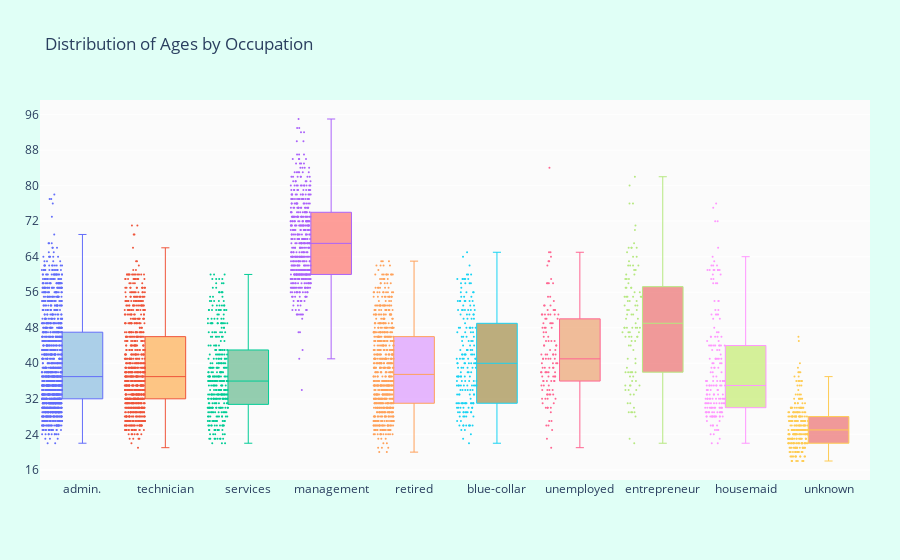

The notebook cell this image was saved under:
### Code cell
# Now let's see which occupation tended to have more balance in their accounts

suscribed_df = df.loc[df["deposit"] == "yes"]

occupations = df["job"].unique().tolist()

# Get the balances by jobs
management = suscribed_df["age"].loc[suscribed_df["job"] == "management"].values
technician = suscribed_df["age"].loc[suscribed_df["job"] == "technician"].values
services = suscribed_df["age"].loc[suscribed_df["job"] == "services"].values
retired = suscribed_df["age"].loc[suscribed_df["job"] == "retired"].values
blue_collar = suscribed_df["age"].loc[suscribed_df["job"] == "blue-collar"].values
unemployed = suscribed_df["age"].loc[suscribed_df["job"] == "unemployed"].values
entrepreneur = suscribed_df["age"].loc[suscribed_df["job"] == "entrepreneur"].values
housemaid = suscribed_df["age"].loc[suscribed_df["job"] == "housemaid"].values
self_employed = suscribed_df["age"].loc[suscribed_df["job"] == "self-employed"].values
student = suscribed_df["age"].loc[suscribed_df["job"] == "student"].values


ages = [management, technician, services, retired, blue_collar, unemployed, 
         entrepreneur, housemaid, self_employed, student]

colors = ['rgba(93, 164, 214, 0.5)', 'rgba(255, 144, 14, 0.5)',
          'rgba(44, 160, 101, 0.5)', 'rgba(255, 65, 54, 0.5)', 
          'rgba(207, 114, 255, 0.5)', 'rgba(127, 96, 0, 0.5)',
         'rgba(229, 126, 56, 0.5)', 'rgba(229, 56, 56, 0.5)',
         'rgba(174, 229, 56, 0.5)', 'rgba(229, 56, 56, 0.5)']

traces = []

for xd, yd, cls in zip(occupations, ages, colors):
        traces.append(go.Box(
            y=yd,
            name=xd,
            boxpoints='all',
            jitter=0.5,
            whiskerwidth=0.2,
            fillcolor=cls,
            marker=dict(
                size=2,
            ),
            line=dict(width=1),
        ))

layout = go.Layout(
    title='Distribution of Ages by Occupation',
    yaxis=dict(
        autorange=True,
        showgrid=True,
        zeroline=True,
        dtick=8,
        gridcolor='rgb(255, 255, 255)',
        gridwidth=1,
        zerolinecolor='rgb(255, 255, 255)',
        zerolinewidth=2,
    ),
    margin=dict(
        l=40,
        r=30,
        b=80,
        t=100,
    ),
    paper_bgcolor='rgb(224,255,246)',
    plot_bgcolor='rgb(251,251,251)',
    showlegend=False
)

fig = go.Figure(data=traces, layout=layout)
fig.show()

### Figure 1 — Plotly figure (JSON) as saved in the notebook; plotly's stock layout.template omitted (floating-point values rounded to 4 significant figures; data arrays with more than 128 entries replaced by an {"elided": "..."} marker saying what was removed)
{"data": [{"boxpoints": "all", "fillcolor": "rgba(93, 164, 214, 0.5)", "jitter": 0.5, "line": {"width": 1}, "marker": {"size": 2}, "name": "admin.", "type": "box", "whiskerwidth": 0.2, "y": {"elided": "1301 int values"}}, {"boxpoints": "all", "fillcolor": "rgba(255, 144, 14, 0.5)", "jitter": 0.5, "line": {"width": 1}, "marker": {"size": 2}, "name": "technician", "type": "box", "whiskerwidth": 0.2, "y": {"elided": "840 int values"}}, {"boxpoints": "all", "fillcolor": "rgba(44, 160, 101, 0.5)", "jitter": 0.5, "line": {"width": 1}, "marker": {"size": 2}, "name": "services", "type": "box", "whiskerwidth": 0.2, "y": {"elided": "369 int values"}}, {"boxpoints": "all", "fillcolor": "rgba(255, 65, 54, 0.5)", "jitter": 0.5, "line": {"width": 1}, "marker": {"size": 2}, "name": "management", "type": "box", "whiskerwidth": 0.2, "y": {"elided": "516 int values"}}, {"boxpoints": "all", "fillcolor": "rgba(207, 114, 255, 0.5)", "jitter": 0.5, "line": {"width": 1}, "marker": {"size": 2}, "name": "retired", "type": "box", "whiskerwidth": 0.2, "y": {"elided": "708 int values"}}, {"boxpoints": "all", "fillcolor": "rgba(127, 96, 0, 0.5)", "jitter": 0.5, "line": {"width": 1}, "marker": {"size": 2}, "name": "blue-collar", "type": "box", "whiskerwidth": 0.2, "y": {"elided": "202 int values"}}, {"boxpoints": "all", "fillcolor": "rgba(229, 126, 56, 0.5)", "jitter": 0.5, "line": {"width": 1}, "marker": {"size": 2}, "name": "unemployed", "type": "box", "whiskerwidth": 0.2, "y": [23, 45, 30, 51, 53, 43, 47, 58, 42, 42, 36, 41, 40, 36, 33, 52, 33, 45, 35, 34, 30, 51, 46, 27, 40, 43, 35, 50, 38, 41, 38, 49, 50, 42, 48, 44, 46, 51, 27, 31, 45, 37, 39, 51, 30, 45, 38, 52, 41, 33, 30, 26, 26, 48, 34, 47, 51, 32, 36, 54, 52, 32, 51, 49, 35, 34, 34, 58, 39, 39, 37, 38, 37, 55, 38, 36, 52, 37, 42, 41, 44, 55, 39, 25, 53, 84, 51, 64, 53, 33, 65, 32, 63, 21, 38, 65, 33, 40, 40, 63, 44, 38, 49, 36, 42, 36, 32, 48, 41, 58, 59, 31, 49, 42, 39, 29, 50, 41, 62, 44, 37, 58, 48]}, {"boxpoints": "all", "fillcolor": "rgba(229, 56, 56, 0.5)", "jitter": 0.5, "line": {"width": 1}, "marker": {"size": 2}, "name": "entrepreneur", "type": "box", "whiskerwidth": 0.2, "y": [52, 53, 56, 41, 57, 47, 55, 35, 52, 46, 55, 39, 48, 53, 46, 44, 59, 55, 51, 59, 57, 34, 33, 34, 59, 48, 62, 65, 33, 41, 62, 76, 51, 23, 38, 47, 43, 35, 36, 38, 35, 58, 49, 70, 34, 45, 48, 63, 50, 52, 66, 76, 53, 38, 57, 71, 46, 66, 38, 64, 29, 80, 48, 38, 56, 55, 29, 46, 48, 66, 55, 82, 48, 48, 29, 67, 61, 61, 31, 47, 66, 45, 54, 55, 55, 60, 28, 62, 47, 31, 50, 40, 54, 54, 46, 29, 64, 30, 62, 36, 37, 60, 57, 37, 51, 44, 22, 35, 38]}, {"boxpoints": "all", "fillcolor": "rgba(174, 229, 56, 0.5)", "jitter": 0.5, "line": {"width": 1}, "marker": {"size": 2}, "name": "housemaid", "type": "box", "whiskerwidth": 0.2, "y": {"elided": "187 int values"}}, {"boxpoints": "all", "fillcolor": "rgba(229, 56, 56, 0.5)", "jitter": 0.5, "line": {"width": 1}, "marker": {"size": 2}, "name": "unknown", "type": "box", "whiskerwidth": 0.2, "y": {"elided": "269 int values"}}], "layout": {"margin": {"b": 80, "l": 40, "r": 30, "t": 100}, "paper_bgcolor": "rgb(224,255,246)", "plot_bgcolor": "rgb(251,251,251)", "showlegend": false, "title": {"text": "Distribution of Ages by Occupation"}, "yaxis": {"autorange": true, "dtick": 8, "gridcolor": "rgb(255, 255, 255)", "gridwidth": 1, "showgrid": true, "zeroline": true, "zerolinecolor": "rgb(255, 255, 255)", "zerolinewidth": 2}}}
